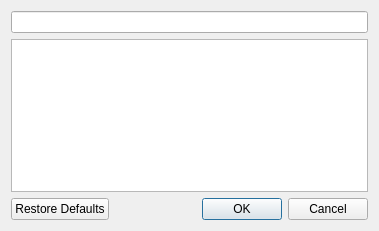
<?xml version="1.0" encoding="UTF-8"?>
<ui version="4.0">
 <class>ShortcutEditorDialog</class>
 <widget class="QDialog" name="ShortcutEditorDialog">
  <property name="geometry">
   <rect>
    <x>0</x>
    <y>0</y>
    <width>379</width>
    <height>231</height>
   </rect>
  </property>
  <property name="windowTitle">
   <string>Shortcut Manager</string>
  </property>
  <property name="windowIcon">
   <iconset resource="../resources/resources.qrc">
    <normaloff>:/icons/warzone2100mapeditor.png</normaloff>:/icons/warzone2100mapeditor.png</iconset>
  </property>
  <layout class="QVBoxLayout" name="verticalLayout">
   <item>
    <widget class="QLineEdit" name="filterLineEdit">
     <property name="toolTip">
      <string>Filter</string>
     </property>
    </widget>
   </item>
   <item>
    <widget class="QTableWidget" name="shortcutsView">
     <property name="editTriggers">
      <set>QAbstractItemView::CurrentChanged|QAbstractItemView::DoubleClicked|QAbstractItemView::EditKeyPressed|QAbstractItemView::SelectedClicked</set>
     </property>
     <property name="tabKeyNavigation">
      <bool>false</bool>
     </property>
     <property name="showDropIndicator" stdset="0">
      <bool>false</bool>
     </property>
     <property name="dragDropOverwriteMode">
      <bool>false</bool>
     </property>
     <property name="alternatingRowColors">
      <bool>true</bool>
     </property>
     <property name="selectionMode">
      <enum>QAbstractItemView::SingleSelection</enum>
     </property>
     <property name="selectionBehavior">
      <enum>QAbstractItemView::SelectRows</enum>
     </property>
     <property name="showGrid">
      <bool>false</bool>
     </property>
     <property name="gridStyle">
      <enum>Qt::NoPen</enum>
     </property>
     <property name="columnCount">
      <number>2</number>
     </property>
     <attribute name="horizontalHeaderVisible">
      <bool>false</bool>
     </attribute>
     <attribute name="horizontalHeaderCascadingSectionResizes">
      <bool>false</bool>
     </attribute>
     <attribute name="horizontalHeaderHighlightSections">
      <bool>false</bool>
     </attribute>
     <attribute name="horizontalHeaderShowSortIndicator" stdset="0">
      <bool>false</bool>
     </attribute>
     <attribute name="verticalHeaderVisible">
      <bool>false</bool>
     </attribute>
     <attribute name="verticalHeaderCascadingSectionResizes">
      <bool>false</bool>
     </attribute>
     <attribute name="verticalHeaderHighlightSections">
      <bool>false</bool>
     </attribute>
     <attribute name="verticalHeaderVisible">
      <bool>false</bool>
     </attribute>
     <attribute name="horizontalHeaderShowSortIndicator" stdset="0">
      <bool>false</bool>
     </attribute>
     <attribute name="horizontalHeaderCascadingSectionResizes">
      <bool>false</bool>
     </attribute>
     <attribute name="horizontalHeaderVisible">
      <bool>false</bool>
     </attribute>
     <attribute name="verticalHeaderCascadingSectionResizes">
      <bool>false</bool>
     </attribute>
     <attribute name="horizontalHeaderHighlightSections">
      <bool>false</bool>
     </attribute>
     <attribute name="verticalHeaderHighlightSections">
      <bool>false</bool>
     </attribute>
     <column/>
     <column/>
    </widget>
   </item>
   <item>
    <widget class="QDialogButtonBox" name="buttonBox">
     <property name="orientation">
      <enum>Qt::Horizontal</enum>
     </property>
     <property name="standardButtons">
      <set>QDialogButtonBox::Cancel|QDialogButtonBox::Ok|QDialogButtonBox::RestoreDefaults</set>
     </property>
    </widget>
   </item>
  </layout>
 </widget>
 <resources>
  <include location="../resources/resources.qrc"/>
 </resources>
 <connections>
  <connection>
   <sender>buttonBox</sender>
   <signal>accepted()</signal>
   <receiver>ShortcutEditorDialog</receiver>
   <slot>accept()</slot>
   <hints>
    <hint type="sourcelabel">
     <x>248</x>
     <y>254</y>
    </hint>
    <hint type="destinationlabel">
     <x>157</x>
     <y>274</y>
    </hint>
   </hints>
  </connection>
  <connection>
   <sender>buttonBox</sender>
   <signal>rejected()</signal>
   <receiver>ShortcutEditorDialog</receiver>
   <slot>reject()</slot>
   <hints>
    <hint type="sourcelabel">
     <x>316</x>
     <y>260</y>
    </hint>
    <hint type="destinationlabel">
     <x>286</x>
     <y>274</y>
    </hint>
   </hints>
  </connection>
 </connections>
</ui>
